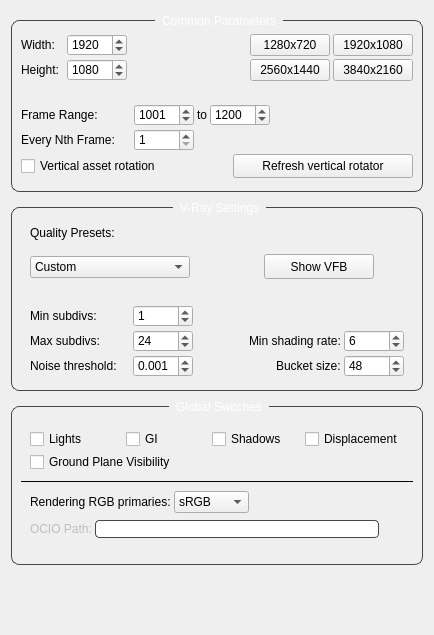
<?xml version="1.0" encoding="UTF-8"?>
<ui version="4.0">
 <class>wg_rs</class>
 <widget class="QWidget" name="wg_rs">
  <property name="geometry">
   <rect>
    <x>0</x>
    <y>0</y>
    <width>434</width>
    <height>635</height>
   </rect>
  </property>
  <property name="windowTitle">
   <string>Form</string>
  </property>
  <layout class="QVBoxLayout" name="verticalLayout">
   <item>
    <layout class="QVBoxLayout" name="layout_render_settings" stretch="0,0,0,1">
     <property name="leftMargin">
      <number>0</number>
     </property>
     <property name="topMargin">
      <number>0</number>
     </property>
     <property name="rightMargin">
      <number>0</number>
     </property>
     <property name="bottomMargin">
      <number>0</number>
     </property>
     <item>
      <widget class="QGroupBox" name="gBox_quality">
       <property name="styleSheet">
        <string notr="true">QGroupBox{
	border: 1px solid rgb(70, 70, 70);
    border-radius: 8px;
	margin-top: 9px;
}

QGroupBox:title{
	color: white;
	subcontrol-position: top center;
	padding: 0 5px;
	margin-top: -12px;
}

QGroupBox:title:disabled{
	color: gray;
	subcontrol-position: top center;
	padding: 0 5px;
	margin-top: -12px;
}</string>
       </property>
       <property name="title">
        <string>Common Parameters</string>
       </property>
       <layout class="QVBoxLayout" name="verticalLayout_11">
        <property name="spacing">
         <number>3</number>
        </property>
        <property name="leftMargin">
         <number>9</number>
        </property>
        <property name="topMargin">
         <number>13</number>
        </property>
        <property name="rightMargin">
         <number>9</number>
        </property>
        <property name="bottomMargin">
         <number>13</number>
        </property>
        <item>
         <layout class="QHBoxLayout" name="horizontalLayout_5" stretch="0,0,1,0,0">
          <property name="bottomMargin">
           <number>0</number>
          </property>
          <item>
           <widget class="QLabel" name="l_width">
            <property name="minimumSize">
             <size>
              <width>43</width>
              <height>0</height>
             </size>
            </property>
            <property name="maximumSize">
             <size>
              <width>50</width>
              <height>16777215</height>
             </size>
            </property>
            <property name="text">
             <string>Width:</string>
            </property>
           </widget>
          </item>
          <item>
           <widget class="QSpinBox" name="sBox_width">
            <property name="minimumSize">
             <size>
              <width>60</width>
              <height>22</height>
             </size>
            </property>
            <property name="maximumSize">
             <size>
              <width>60</width>
              <height>22</height>
             </size>
            </property>
            <property name="autoFillBackground">
             <bool>false</bool>
            </property>
            <property name="styleSheet">
             <string notr="true"/>
            </property>
            <property name="wrapping">
             <bool>false</bool>
            </property>
            <property name="frame">
             <bool>true</bool>
            </property>
            <property name="buttonSymbols">
             <enum>QAbstractSpinBox::UpDownArrows</enum>
            </property>
            <property name="accelerated">
             <bool>false</bool>
            </property>
            <property name="keyboardTracking">
             <bool>true</bool>
            </property>
            <property name="showGroupSeparator" stdset="0">
             <bool>false</bool>
            </property>
            <property name="minimum">
             <number>1</number>
            </property>
            <property name="maximum">
             <number>999996</number>
            </property>
            <property name="value">
             <number>1920</number>
            </property>
           </widget>
          </item>
          <item>
           <spacer name="verticalSpacer">
            <property name="orientation">
             <enum>Qt::Vertical</enum>
            </property>
            <property name="sizeHint" stdset="0">
             <size>
              <width>20</width>
              <height>20</height>
             </size>
            </property>
           </spacer>
          </item>
          <item>
           <widget class="QPushButton" name="pBtn_720">
            <property name="text">
             <string>1280x720</string>
            </property>
           </widget>
          </item>
          <item>
           <widget class="QPushButton" name="pBtn_1080">
            <property name="text">
             <string>1920x1080</string>
            </property>
           </widget>
          </item>
         </layout>
        </item>
        <item>
         <layout class="QHBoxLayout" name="horizontalLayout_7" stretch="0,0,1,0,0">
          <property name="bottomMargin">
           <number>0</number>
          </property>
          <item>
           <widget class="QLabel" name="label">
            <property name="minimumSize">
             <size>
              <width>43</width>
              <height>0</height>
             </size>
            </property>
            <property name="maximumSize">
             <size>
              <width>50</width>
              <height>16777215</height>
             </size>
            </property>
            <property name="text">
             <string>Height:</string>
            </property>
           </widget>
          </item>
          <item>
           <widget class="QSpinBox" name="sBox_height">
            <property name="minimumSize">
             <size>
              <width>60</width>
              <height>22</height>
             </size>
            </property>
            <property name="maximumSize">
             <size>
              <width>60</width>
              <height>22</height>
             </size>
            </property>
            <property name="styleSheet">
             <string notr="true"/>
            </property>
            <property name="minimum">
             <number>1</number>
            </property>
            <property name="maximum">
             <number>99999</number>
            </property>
            <property name="value">
             <number>1080</number>
            </property>
           </widget>
          </item>
          <item>
           <spacer name="verticalSpacer_2">
            <property name="orientation">
             <enum>Qt::Vertical</enum>
            </property>
            <property name="sizeHint" stdset="0">
             <size>
              <width>20</width>
              <height>20</height>
             </size>
            </property>
           </spacer>
          </item>
          <item>
           <widget class="QPushButton" name="pBtn_1440">
            <property name="text">
             <string>2560x1440</string>
            </property>
           </widget>
          </item>
          <item>
           <widget class="QPushButton" name="pBtn_2160">
            <property name="text">
             <string>3840x2160</string>
            </property>
           </widget>
          </item>
         </layout>
        </item>
        <item>
         <spacer name="horizontalSpacer_4">
          <property name="orientation">
           <enum>Qt::Horizontal</enum>
          </property>
          <property name="sizeHint" stdset="0">
           <size>
            <width>40</width>
            <height>20</height>
           </size>
          </property>
         </spacer>
        </item>
        <item>
         <layout class="QHBoxLayout" name="horizontalLayout_6" stretch="0,0,0,0,1">
          <property name="bottomMargin">
           <number>0</number>
          </property>
          <item>
           <widget class="QLabel" name="label_frame">
            <property name="minimumSize">
             <size>
              <width>110</width>
              <height>0</height>
             </size>
            </property>
            <property name="maximumSize">
             <size>
              <width>110</width>
              <height>16777215</height>
             </size>
            </property>
            <property name="text">
             <string>Frame Range:</string>
            </property>
           </widget>
          </item>
          <item>
           <widget class="QSpinBox" name="sBox_startFrame">
            <property name="minimumSize">
             <size>
              <width>60</width>
              <height>22</height>
             </size>
            </property>
            <property name="maximumSize">
             <size>
              <width>60</width>
              <height>22</height>
             </size>
            </property>
            <property name="minimum">
             <number>1</number>
            </property>
            <property name="maximum">
             <number>99999</number>
            </property>
            <property name="singleStep">
             <number>1</number>
            </property>
            <property name="value">
             <number>1001</number>
            </property>
           </widget>
          </item>
          <item>
           <widget class="QLabel" name="label_2">
            <property name="text">
             <string>to</string>
            </property>
           </widget>
          </item>
          <item>
           <widget class="QSpinBox" name="sBox_endFrame">
            <property name="minimumSize">
             <size>
              <width>60</width>
              <height>22</height>
             </size>
            </property>
            <property name="maximumSize">
             <size>
              <width>60</width>
              <height>22</height>
             </size>
            </property>
            <property name="minimum">
             <number>1</number>
            </property>
            <property name="maximum">
             <number>99999</number>
            </property>
            <property name="value">
             <number>1200</number>
            </property>
           </widget>
          </item>
          <item>
           <spacer name="verticalSpacer_3">
            <property name="orientation">
             <enum>Qt::Vertical</enum>
            </property>
            <property name="sizeHint" stdset="0">
             <size>
              <width>20</width>
              <height>20</height>
             </size>
            </property>
           </spacer>
          </item>
         </layout>
        </item>
        <item>
         <layout class="QHBoxLayout" name="horizontalLayout_8" stretch="0,0,1">
          <property name="bottomMargin">
           <number>0</number>
          </property>
          <item>
           <widget class="QLabel" name="label_3">
            <property name="minimumSize">
             <size>
              <width>110</width>
              <height>0</height>
             </size>
            </property>
            <property name="maximumSize">
             <size>
              <width>110</width>
              <height>16777215</height>
             </size>
            </property>
            <property name="text">
             <string>Every Nth Frame:</string>
            </property>
           </widget>
          </item>
          <item>
           <widget class="QSpinBox" name="sBox_nth">
            <property name="minimumSize">
             <size>
              <width>60</width>
              <height>22</height>
             </size>
            </property>
            <property name="maximumSize">
             <size>
              <width>60</width>
              <height>22</height>
             </size>
            </property>
            <property name="minimum">
             <number>1</number>
            </property>
            <property name="maximum">
             <number>100</number>
            </property>
           </widget>
          </item>
          <item>
           <spacer name="verticalSpacer_4">
            <property name="orientation">
             <enum>Qt::Vertical</enum>
            </property>
            <property name="sizeHint" stdset="0">
             <size>
              <width>20</width>
              <height>20</height>
             </size>
            </property>
           </spacer>
          </item>
         </layout>
        </item>
        <item>
         <layout class="QHBoxLayout" name="horizontalLayout_2">
          <property name="bottomMargin">
           <number>0</number>
          </property>
          <item>
           <widget class="QCheckBox" name="cBox_vertical_rot">
            <property name="text">
             <string>Vertical asset rotation</string>
            </property>
           </widget>
          </item>
          <item>
           <widget class="QPushButton" name="btn_vertical_rotator">
            <property name="minimumSize">
             <size>
              <width>180</width>
              <height>24</height>
             </size>
            </property>
            <property name="maximumSize">
             <size>
              <width>180</width>
              <height>24</height>
             </size>
            </property>
            <property name="toolTip">
             <string>When moving assets in the scene, you might want to update the vertical rotators position.</string>
            </property>
            <property name="text">
             <string>Refresh vertical rotator</string>
            </property>
           </widget>
          </item>
         </layout>
        </item>
       </layout>
      </widget>
     </item>
     <item>
      <widget class="QGroupBox" name="groupBox">
       <property name="styleSheet">
        <string notr="true">QGroupBox{
	border: 1px solid rgb(70, 70, 70);
    border-radius: 8px;
	margin-top: 9px;
}

QGroupBox:title{
	color: white;
	subcontrol-position: top center;
	padding: 0 5px;
	margin-top: -12px;
}

QGroupBox:title:disabled{
	color: gray;
	subcontrol-position: top center;
	padding: 0 5px;
	margin-top: -12px;
}</string>
       </property>
       <property name="title">
        <string>V-Ray Settings</string>
       </property>
       <layout class="QVBoxLayout" name="verticalLayout_12">
        <property name="spacing">
         <number>3</number>
        </property>
        <property name="topMargin">
         <number>13</number>
        </property>
        <property name="bottomMargin">
         <number>13</number>
        </property>
        <item>
         <layout class="QVBoxLayout" name="verticalLayout_10" stretch="0,0">
          <property name="spacing">
           <number>7</number>
          </property>
          <property name="leftMargin">
           <number>9</number>
          </property>
          <property name="topMargin">
           <number>5</number>
          </property>
          <property name="rightMargin">
           <number>9</number>
          </property>
          <property name="bottomMargin">
           <number>15</number>
          </property>
          <item>
           <widget class="QLabel" name="label_9">
            <property name="text">
             <string>Quality Presets:</string>
            </property>
           </widget>
          </item>
          <item>
           <layout class="QHBoxLayout" name="horizontalLayout_15" stretch="0,1,0,0">
            <property name="bottomMargin">
             <number>0</number>
            </property>
            <item>
             <widget class="QComboBox" name="cBox_renderSettings">
              <property name="minimumSize">
               <size>
                <width>160</width>
                <height>22</height>
               </size>
              </property>
              <property name="maximumSize">
               <size>
                <width>150</width>
                <height>22</height>
               </size>
              </property>
              <property name="styleSheet">
               <string notr="true"/>
              </property>
              <item>
               <property name="text">
                <string>Custom</string>
               </property>
              </item>
              <item>
               <property name="text">
                <string>Low</string>
               </property>
              </item>
              <item>
               <property name="text">
                <string>Medium</string>
               </property>
              </item>
              <item>
               <property name="text">
                <string>High</string>
               </property>
              </item>
             </widget>
            </item>
            <item>
             <spacer name="verticalSpacer_8">
              <property name="orientation">
               <enum>Qt::Vertical</enum>
              </property>
              <property name="sizeHint" stdset="0">
               <size>
                <width>5</width>
                <height>40</height>
               </size>
              </property>
             </spacer>
            </item>
            <item>
             <widget class="QPushButton" name="pBtn_vfb">
              <property name="minimumSize">
               <size>
                <width>110</width>
                <height>25</height>
               </size>
              </property>
              <property name="maximumSize">
               <size>
                <width>100</width>
                <height>25</height>
               </size>
              </property>
              <property name="text">
               <string>Show VFB</string>
              </property>
             </widget>
            </item>
            <item>
             <spacer name="verticalSpacer_9">
              <property name="orientation">
               <enum>Qt::Vertical</enum>
              </property>
              <property name="sizeHint" stdset="0">
               <size>
                <width>30</width>
                <height>40</height>
               </size>
              </property>
             </spacer>
            </item>
           </layout>
          </item>
         </layout>
        </item>
        <item>
         <layout class="QHBoxLayout" name="horizontalLayout_9" stretch="0,0,1">
          <property name="leftMargin">
           <number>9</number>
          </property>
          <property name="rightMargin">
           <number>9</number>
          </property>
          <property name="bottomMargin">
           <number>0</number>
          </property>
          <item>
           <widget class="QLabel" name="label_4">
            <property name="minimumSize">
             <size>
              <width>100</width>
              <height>0</height>
             </size>
            </property>
            <property name="maximumSize">
             <size>
              <width>100</width>
              <height>16777215</height>
             </size>
            </property>
            <property name="text">
             <string>Min subdivs:</string>
            </property>
           </widget>
          </item>
          <item>
           <widget class="QSpinBox" name="sBox_minSubdiv">
            <property name="minimumSize">
             <size>
              <width>60</width>
              <height>22</height>
             </size>
            </property>
            <property name="maximumSize">
             <size>
              <width>60</width>
              <height>22</height>
             </size>
            </property>
            <property name="value">
             <number>1</number>
            </property>
           </widget>
          </item>
          <item>
           <spacer name="verticalSpacer_5">
            <property name="orientation">
             <enum>Qt::Vertical</enum>
            </property>
            <property name="sizeHint" stdset="0">
             <size>
              <width>20</width>
              <height>20</height>
             </size>
            </property>
           </spacer>
          </item>
         </layout>
        </item>
        <item>
         <layout class="QHBoxLayout" name="horizontalLayout_10" stretch="0,0,1,0,0">
          <property name="leftMargin">
           <number>9</number>
          </property>
          <property name="rightMargin">
           <number>9</number>
          </property>
          <property name="bottomMargin">
           <number>0</number>
          </property>
          <item>
           <widget class="QLabel" name="label_5">
            <property name="minimumSize">
             <size>
              <width>100</width>
              <height>0</height>
             </size>
            </property>
            <property name="maximumSize">
             <size>
              <width>100</width>
              <height>16777215</height>
             </size>
            </property>
            <property name="text">
             <string>Max subdivs:</string>
            </property>
           </widget>
          </item>
          <item>
           <widget class="QSpinBox" name="sBox_maxSubdiv">
            <property name="minimumSize">
             <size>
              <width>60</width>
              <height>22</height>
             </size>
            </property>
            <property name="maximumSize">
             <size>
              <width>60</width>
              <height>22</height>
             </size>
            </property>
            <property name="value">
             <number>24</number>
            </property>
           </widget>
          </item>
          <item>
           <spacer name="verticalSpacer_6">
            <property name="orientation">
             <enum>Qt::Vertical</enum>
            </property>
            <property name="sizeHint" stdset="0">
             <size>
              <width>20</width>
              <height>20</height>
             </size>
            </property>
           </spacer>
          </item>
          <item>
           <widget class="QLabel" name="label_7">
            <property name="text">
             <string>Min shading rate:</string>
            </property>
           </widget>
          </item>
          <item>
           <widget class="QSpinBox" name="sBox_shading">
            <property name="minimumSize">
             <size>
              <width>60</width>
              <height>22</height>
             </size>
            </property>
            <property name="maximumSize">
             <size>
              <width>60</width>
              <height>22</height>
             </size>
            </property>
            <property name="minimum">
             <number>1</number>
            </property>
            <property name="singleStep">
             <number>1</number>
            </property>
            <property name="value">
             <number>6</number>
            </property>
           </widget>
          </item>
         </layout>
        </item>
        <item>
         <layout class="QHBoxLayout" name="horizontalLayout_11" stretch="0,0,1,0,0">
          <property name="leftMargin">
           <number>9</number>
          </property>
          <property name="rightMargin">
           <number>9</number>
          </property>
          <property name="bottomMargin">
           <number>0</number>
          </property>
          <item>
           <widget class="QLabel" name="label_6">
            <property name="minimumSize">
             <size>
              <width>100</width>
              <height>0</height>
             </size>
            </property>
            <property name="maximumSize">
             <size>
              <width>100</width>
              <height>16777215</height>
             </size>
            </property>
            <property name="text">
             <string>Noise threshold:</string>
            </property>
           </widget>
          </item>
          <item>
           <widget class="QDoubleSpinBox" name="dsBox_noise">
            <property name="minimumSize">
             <size>
              <width>60</width>
              <height>22</height>
             </size>
            </property>
            <property name="maximumSize">
             <size>
              <width>60</width>
              <height>22</height>
             </size>
            </property>
            <property name="decimals">
             <number>3</number>
            </property>
            <property name="singleStep">
             <double>0.001000000000000</double>
            </property>
            <property name="value">
             <double>0.001000000000000</double>
            </property>
           </widget>
          </item>
          <item>
           <spacer name="verticalSpacer_7">
            <property name="orientation">
             <enum>Qt::Vertical</enum>
            </property>
            <property name="sizeHint" stdset="0">
             <size>
              <width>20</width>
              <height>20</height>
             </size>
            </property>
           </spacer>
          </item>
          <item>
           <widget class="QLabel" name="label_8">
            <property name="layoutDirection">
             <enum>Qt::LeftToRight</enum>
            </property>
            <property name="text">
             <string>Bucket size:</string>
            </property>
           </widget>
          </item>
          <item>
           <widget class="QSpinBox" name="sBox_bucket">
            <property name="minimumSize">
             <size>
              <width>60</width>
              <height>22</height>
             </size>
            </property>
            <property name="maximumSize">
             <size>
              <width>60</width>
              <height>22</height>
             </size>
            </property>
            <property name="minimum">
             <number>4</number>
            </property>
            <property name="value">
             <number>48</number>
            </property>
           </widget>
          </item>
         </layout>
        </item>
       </layout>
      </widget>
     </item>
     <item>
      <widget class="QGroupBox" name="groupBox_2">
       <property name="styleSheet">
        <string notr="true">QGroupBox{
	border: 1px solid rgb(70, 70, 70);
    border-radius: 8px;
	margin-top: 9px;
}

QGroupBox:title{
	color: white;
	subcontrol-position: top center;
	padding: 0 5px;
	margin-top: -12px;
}

QGroupBox:title:disabled{
	color: gray;
	subcontrol-position: top center;
	padding: 0 5px;
	margin-top: -12px;
}</string>
       </property>
       <property name="title">
        <string>Global Switches</string>
       </property>
       <layout class="QVBoxLayout" name="verticalLayout_13">
        <property name="spacing">
         <number>3</number>
        </property>
        <item>
         <layout class="QHBoxLayout" name="horizontalLayout_12" stretch="0,0,0,0">
          <property name="leftMargin">
           <number>9</number>
          </property>
          <property name="topMargin">
           <number>13</number>
          </property>
          <property name="rightMargin">
           <number>9</number>
          </property>
          <property name="bottomMargin">
           <number>0</number>
          </property>
          <item>
           <widget class="QCheckBox" name="cBox_lights">
            <property name="minimumSize">
             <size>
              <width>93</width>
              <height>0</height>
             </size>
            </property>
            <property name="text">
             <string>Lights</string>
            </property>
           </widget>
          </item>
          <item>
           <widget class="QCheckBox" name="cBox_gi">
            <property name="minimumSize">
             <size>
              <width>65</width>
              <height>0</height>
             </size>
            </property>
            <property name="text">
             <string>GI</string>
            </property>
           </widget>
          </item>
          <item>
           <widget class="QCheckBox" name="cBox_shadows">
            <property name="minimumSize">
             <size>
              <width>90</width>
              <height>0</height>
             </size>
            </property>
            <property name="text">
             <string>Shadows</string>
            </property>
           </widget>
          </item>
          <item>
           <widget class="QCheckBox" name="cBox_displacement">
            <property name="minimumSize">
             <size>
              <width>96</width>
              <height>0</height>
             </size>
            </property>
            <property name="text">
             <string>Displacement</string>
            </property>
           </widget>
          </item>
         </layout>
        </item>
        <item>
         <layout class="QHBoxLayout" name="horizontalLayout">
          <property name="leftMargin">
           <number>9</number>
          </property>
          <property name="rightMargin">
           <number>9</number>
          </property>
          <property name="bottomMargin">
           <number>5</number>
          </property>
          <item>
           <widget class="QCheckBox" name="cBox_ground_plane">
            <property name="text">
             <string>Ground Plane Visibility</string>
            </property>
           </widget>
          </item>
         </layout>
        </item>
        <item>
         <widget class="Line" name="line">
          <property name="frameShadow">
           <enum>QFrame::Plain</enum>
          </property>
          <property name="orientation">
           <enum>Qt::Horizontal</enum>
          </property>
         </widget>
        </item>
        <item>
         <layout class="QHBoxLayout" name="horizontalLayout_14" stretch="0,0,1">
          <property name="leftMargin">
           <number>9</number>
          </property>
          <property name="topMargin">
           <number>5</number>
          </property>
          <property name="rightMargin">
           <number>9</number>
          </property>
          <property name="bottomMargin">
           <number>0</number>
          </property>
          <item>
           <widget class="QLabel" name="label_10">
            <property name="minimumSize">
             <size>
              <width>120</width>
              <height>0</height>
             </size>
            </property>
            <property name="text">
             <string>Rendering RGB primaries:</string>
            </property>
           </widget>
          </item>
          <item>
           <widget class="QComboBox" name="cBox_colorspace">
            <property name="minimumSize">
             <size>
              <width>0</width>
              <height>22</height>
             </size>
            </property>
            <property name="currentIndex">
             <number>0</number>
            </property>
            <item>
             <property name="text">
              <string>sRGB</string>
             </property>
            </item>
            <item>
             <property name="text">
              <string>ACEScg</string>
             </property>
            </item>
           </widget>
          </item>
          <item>
           <spacer name="verticalSpacer_12">
            <property name="orientation">
             <enum>Qt::Vertical</enum>
            </property>
            <property name="sizeHint" stdset="0">
             <size>
              <width>10</width>
              <height>10</height>
             </size>
            </property>
           </spacer>
          </item>
         </layout>
        </item>
        <item>
         <layout class="QHBoxLayout" name="horizontalLayout_3">
          <property name="leftMargin">
           <number>9</number>
          </property>
          <property name="rightMargin">
           <number>9</number>
          </property>
          <property name="bottomMargin">
           <number>13</number>
          </property>
          <item>
           <widget class="QLabel" name="label_ocio">
            <property name="enabled">
             <bool>false</bool>
            </property>
            <property name="text">
             <string>OCIO Path:</string>
            </property>
           </widget>
          </item>
          <item>
           <widget class="QLineEdit" name="line_ocio">
            <property name="enabled">
             <bool>false</bool>
            </property>
            <property name="styleSheet">
             <string notr="true">QLineEdit {
	border: 1px solid rgb(70, 70, 70);
    border-radius: 4px;
}</string>
            </property>
            <property name="readOnly">
             <bool>true</bool>
            </property>
           </widget>
          </item>
          <item>
           <widget class="QPushButton" name="btn_ocio">
            <property name="enabled">
             <bool>false</bool>
            </property>
            <property name="minimumSize">
             <size>
              <width>22</width>
              <height>26</height>
             </size>
            </property>
            <property name="maximumSize">
             <size>
              <width>22</width>
              <height>26</height>
             </size>
            </property>
            <property name="styleSheet">
             <string notr="true">QPushButton{
	border: none;
	image: url(:/turntable/icons/folder.png);
	width: 25px;
	height: 25px;
}

QPushButton:pressed{
	border: none;
	background-color: transparent;
	image: url(:/turntable/icons/folder_pressed.png);
	width: 25px;
	height: 25px;
}</string>
            </property>
            <property name="text">
             <string/>
            </property>
           </widget>
          </item>
         </layout>
        </item>
       </layout>
      </widget>
     </item>
     <item>
      <spacer name="horizontalSpacer_3">
       <property name="orientation">
        <enum>Qt::Horizontal</enum>
       </property>
       <property name="sizeHint" stdset="0">
        <size>
         <width>20</width>
         <height>20</height>
        </size>
       </property>
      </spacer>
     </item>
    </layout>
   </item>
  </layout>
 </widget>
 <resources>
  <include location="resources/turntable_UI.qrc"/>
 </resources>
 <connections/>
</ui>
